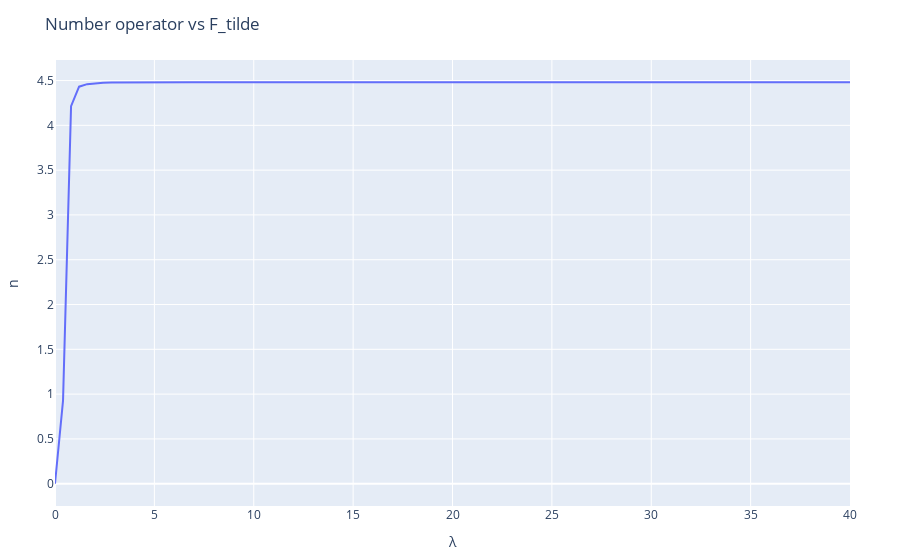

Notebook code for this chart:
### Code cell
number_plot = scatter(x=λ_values, y=a_values, mode="lines", name="number operator")
layout = Layout(title="Number operator vs F_tilde", xaxis_title="λ", yaxis_title="n")
plot(number_plot, layout)
